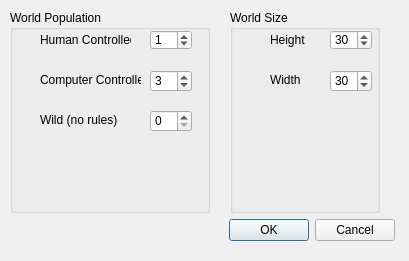
<?xml version="1.0" encoding="UTF-8"?>
<ui version="4.0">
 <class>NewWorldDialog</class>
 <widget class="QDialog" name="NewWorldDialog">
  <property name="geometry">
   <rect>
    <x>0</x>
    <y>0</y>
    <width>409</width>
    <height>261</height>
   </rect>
  </property>
  <property name="windowTitle">
   <string>Dialog</string>
  </property>
  <property name="modal">
   <bool>true</bool>
  </property>
  <widget class="QWidget" name="verticalLayoutWidget">
   <property name="geometry">
    <rect>
     <x>10</x>
     <y>10</y>
     <width>385</width>
     <height>231</height>
    </rect>
   </property>
   <layout class="QVBoxLayout" name="verticalLayout_2">
    <item>
     <layout class="QHBoxLayout" name="horizontalLayout_2">
      <property name="spacing">
       <number>6</number>
      </property>
      <item>
       <widget class="QGroupBox" name="WorldPop">
        <property name="minimumSize">
         <size>
          <width>200</width>
          <height>0</height>
         </size>
        </property>
        <property name="title">
         <string>World Population</string>
        </property>
        <widget class="QSpinBox" name="human">
         <property name="geometry">
          <rect>
           <x>140</x>
           <y>20</y>
           <width>42</width>
           <height>20</height>
          </rect>
         </property>
         <property name="buttonSymbols">
          <enum>QAbstractSpinBox::UpDownArrows</enum>
         </property>
         <property name="minimum">
          <number>0</number>
         </property>
         <property name="maximum">
          <number>100</number>
         </property>
         <property name="singleStep">
          <number>1</number>
         </property>
         <property name="value">
          <number>1</number>
         </property>
        </widget>
        <widget class="QSpinBox" name="computer">
         <property name="geometry">
          <rect>
           <x>140</x>
           <y>60</y>
           <width>42</width>
           <height>22</height>
          </rect>
         </property>
         <property name="buttonSymbols">
          <enum>QAbstractSpinBox::UpDownArrows</enum>
         </property>
         <property name="minimum">
          <number>0</number>
         </property>
         <property name="maximum">
          <number>100</number>
         </property>
         <property name="singleStep">
          <number>1</number>
         </property>
         <property name="value">
          <number>3</number>
         </property>
        </widget>
        <widget class="QLabel" name="heightLabel_3">
         <property name="geometry">
          <rect>
           <x>30</x>
           <y>20</y>
           <width>91</width>
           <height>20</height>
          </rect>
         </property>
         <property name="text">
          <string>Human Controlled</string>
         </property>
        </widget>
        <widget class="QLabel" name="widthLabel_3">
         <property name="geometry">
          <rect>
           <x>30</x>
           <y>60</y>
           <width>101</width>
           <height>20</height>
          </rect>
         </property>
         <property name="text">
          <string>Computer Controlled</string>
         </property>
        </widget>
        <widget class="QLabel" name="widthLabel_4">
         <property name="geometry">
          <rect>
           <x>30</x>
           <y>100</y>
           <width>91</width>
           <height>20</height>
          </rect>
         </property>
         <property name="text">
          <string>Wild (no rules)</string>
         </property>
        </widget>
        <widget class="QSpinBox" name="wild">
         <property name="geometry">
          <rect>
           <x>140</x>
           <y>100</y>
           <width>42</width>
           <height>22</height>
          </rect>
         </property>
         <property name="buttonSymbols">
          <enum>QAbstractSpinBox::UpDownArrows</enum>
         </property>
         <property name="minimum">
          <number>0</number>
         </property>
         <property name="maximum">
          <number>100</number>
         </property>
         <property name="singleStep">
          <number>1</number>
         </property>
         <property name="value">
          <number>0</number>
         </property>
        </widget>
        <zorder>human</zorder>
        <zorder>computer</zorder>
        <zorder>heightLabel_3</zorder>
        <zorder>widthLabel_3</zorder>
        <zorder>widthLabel_4</zorder>
        <zorder>wild</zorder>
        <zorder>worldSize</zorder>
        <zorder>worldSize</zorder>
        <zorder>worldSize</zorder>
       </widget>
      </item>
      <item>
       <spacer name="horizontalSpacer">
        <property name="orientation">
         <enum>Qt::Horizontal</enum>
        </property>
        <property name="sizeHint" stdset="0">
         <size>
          <width>40</width>
          <height>20</height>
         </size>
        </property>
       </spacer>
      </item>
      <item>
       <widget class="QGroupBox" name="worldSize">
        <property name="minimumSize">
         <size>
          <width>150</width>
          <height>0</height>
         </size>
        </property>
        <property name="maximumSize">
         <size>
          <width>186</width>
          <height>16777215</height>
         </size>
        </property>
        <property name="title">
         <string>World Size</string>
        </property>
        <widget class="QSpinBox" name="height">
         <property name="geometry">
          <rect>
           <x>100</x>
           <y>20</y>
           <width>42</width>
           <height>20</height>
          </rect>
         </property>
         <property name="buttonSymbols">
          <enum>QAbstractSpinBox::UpDownArrows</enum>
         </property>
         <property name="minimum">
          <number>5</number>
         </property>
         <property name="maximum">
          <number>100</number>
         </property>
         <property name="singleStep">
          <number>5</number>
         </property>
         <property name="value">
          <number>30</number>
         </property>
        </widget>
        <widget class="QSpinBox" name="width">
         <property name="geometry">
          <rect>
           <x>100</x>
           <y>60</y>
           <width>42</width>
           <height>22</height>
          </rect>
         </property>
         <property name="buttonSymbols">
          <enum>QAbstractSpinBox::UpDownArrows</enum>
         </property>
         <property name="minimum">
          <number>5</number>
         </property>
         <property name="maximum">
          <number>100</number>
         </property>
         <property name="singleStep">
          <number>5</number>
         </property>
         <property name="value">
          <number>30</number>
         </property>
        </widget>
        <widget class="QLabel" name="heightLabel">
         <property name="geometry">
          <rect>
           <x>40</x>
           <y>20</y>
           <width>47</width>
           <height>20</height>
          </rect>
         </property>
         <property name="text">
          <string>Height</string>
         </property>
        </widget>
        <widget class="QLabel" name="widthLabel">
         <property name="geometry">
          <rect>
           <x>40</x>
           <y>60</y>
           <width>47</width>
           <height>20</height>
          </rect>
         </property>
         <property name="text">
          <string>Width</string>
         </property>
        </widget>
       </widget>
      </item>
      <item>
       <spacer name="horizontalSpacer_2">
        <property name="orientation">
         <enum>Qt::Horizontal</enum>
        </property>
        <property name="sizeHint" stdset="0">
         <size>
          <width>40</width>
          <height>20</height>
         </size>
        </property>
       </spacer>
      </item>
     </layout>
    </item>
    <item>
     <widget class="QDialogButtonBox" name="buttonBox">
      <property name="orientation">
       <enum>Qt::Horizontal</enum>
      </property>
      <property name="standardButtons">
       <set>QDialogButtonBox::Cancel|QDialogButtonBox::Ok</set>
      </property>
     </widget>
    </item>
   </layout>
  </widget>
 </widget>
 <resources/>
 <connections>
  <connection>
   <sender>buttonBox</sender>
   <signal>accepted()</signal>
   <receiver>NewWorldDialog</receiver>
   <slot>accept()</slot>
   <hints>
    <hint type="sourcelabel">
     <x>258</x>
     <y>194</y>
    </hint>
    <hint type="destinationlabel">
     <x>157</x>
     <y>233</y>
    </hint>
   </hints>
  </connection>
  <connection>
   <sender>buttonBox</sender>
   <signal>rejected()</signal>
   <receiver>NewWorldDialog</receiver>
   <slot>reject()</slot>
   <hints>
    <hint type="sourcelabel">
     <x>326</x>
     <y>200</y>
    </hint>
    <hint type="destinationlabel">
     <x>286</x>
     <y>233</y>
    </hint>
   </hints>
  </connection>
 </connections>
</ui>
